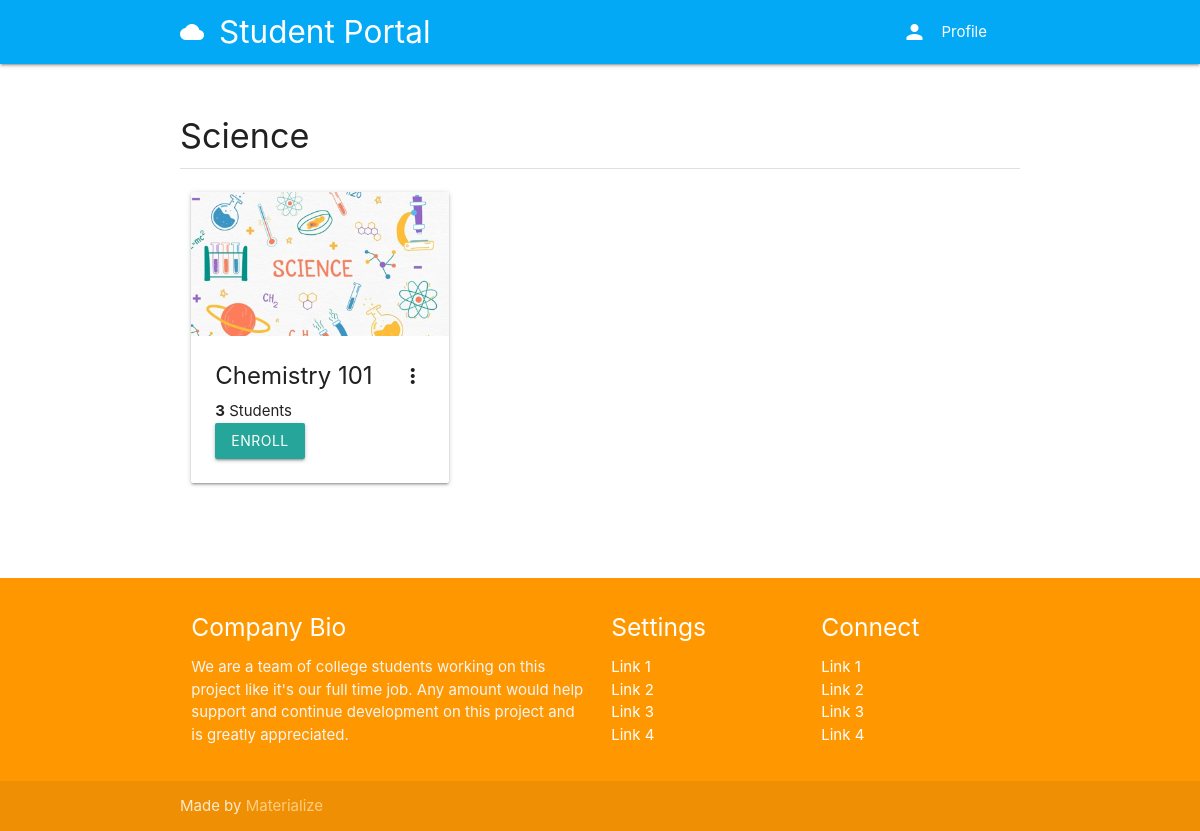
The app's page /course/categories/science with its own data.
### classroom/models.py (models this page shows, shortened)
class Category(models.Model):
	title = models.CharField(max_length=100, verbose_name='Title')
	icon = models.CharField(max_length=100, verbose_name='Icon', default='article')
	slug = models.SlugField(unique=True)

class Course(models.Model):
	id = models.UUIDField(primary_key=True, default=uuid.uuid4, editable=False)
	picture = models.ImageField(upload_to=user_directory_path)
	title = models.CharField(max_length=200)
	description = models.CharField(max_length=300)
	category = models.ForeignKey(Category, on_delete=models.CASCADE)
	syllabus = RichTextField()
	user = models.ForeignKey(User, on_delete=models.CASCADE, related_name='course_owner')
	enrolled = models.ManyToManyField(User)
	modules = models.ManyToManyField(Module)
	questions = models.ManyToManyField(Question)

### classroom/views.py (the view)
# urls.py: path('categories/<category_slug>', CategoryCourses, name='category-courses'),
def CategoryCourses(request, category_slug):
	category = get_object_or_404(Category, slug=category_slug)
	courses = Course.objects.filter(category=category)
	context = {
		'category': category,
		'courses': courses,
	}
	return render(request, 'classroom/categorycourses.html', context)

### authy/views.py (called while the page is built)
def SideNavInfo(request):
	user = request.user
	nav_profile = None
	if user.is_authenticated:
		nav_profile = Profile.objects.get(user=user)
	return {'nav_profile': nav_profile}

### direct/views.py (called while the page is built)
def CheckDirects(request):
    directs_count = 0
    if request.user.is_authenticated:
        directs_count = Message.objects.filter(user=request.user, is_read=False).count()
    return {'directs_count': directs_count}

### student_portal/templates/classroom/categorycourses.html (shortened to what this page needs)
{% extends 'base.html' %}
{% load static %}
{% block content %}
<div class="section">
	<h4>{{ category.title }}</h4>
	<div class="divider"></div>
</div>
<div class="row">
{% for course in courses %}
<div class="col s12 m4">
  <div class="card">
    <div class="card-image waves-effect waves-block waves-light">
      <img class="activator" src="{{ course.picture.url }}">
    </div>
    <div class="card-content">
      <span class="card-title activator grey-text text-darken-4"><b>{{ course.title }}</b><i class="material-icons right">more_vert</i></span>
      <p class="title"><b>{{ course.enrolled.count }}</b> Students</p>
      <a href="{% url 'enroll' course.id %}" class="btn">Enroll</a>
    </div>
  </div>
</div>
{% endfor %}
</div>
{% endblock %}

### records on screen
Category: title "Science"
Course: picture (picture), title "Chemistry 101", enrolled.count "3"
